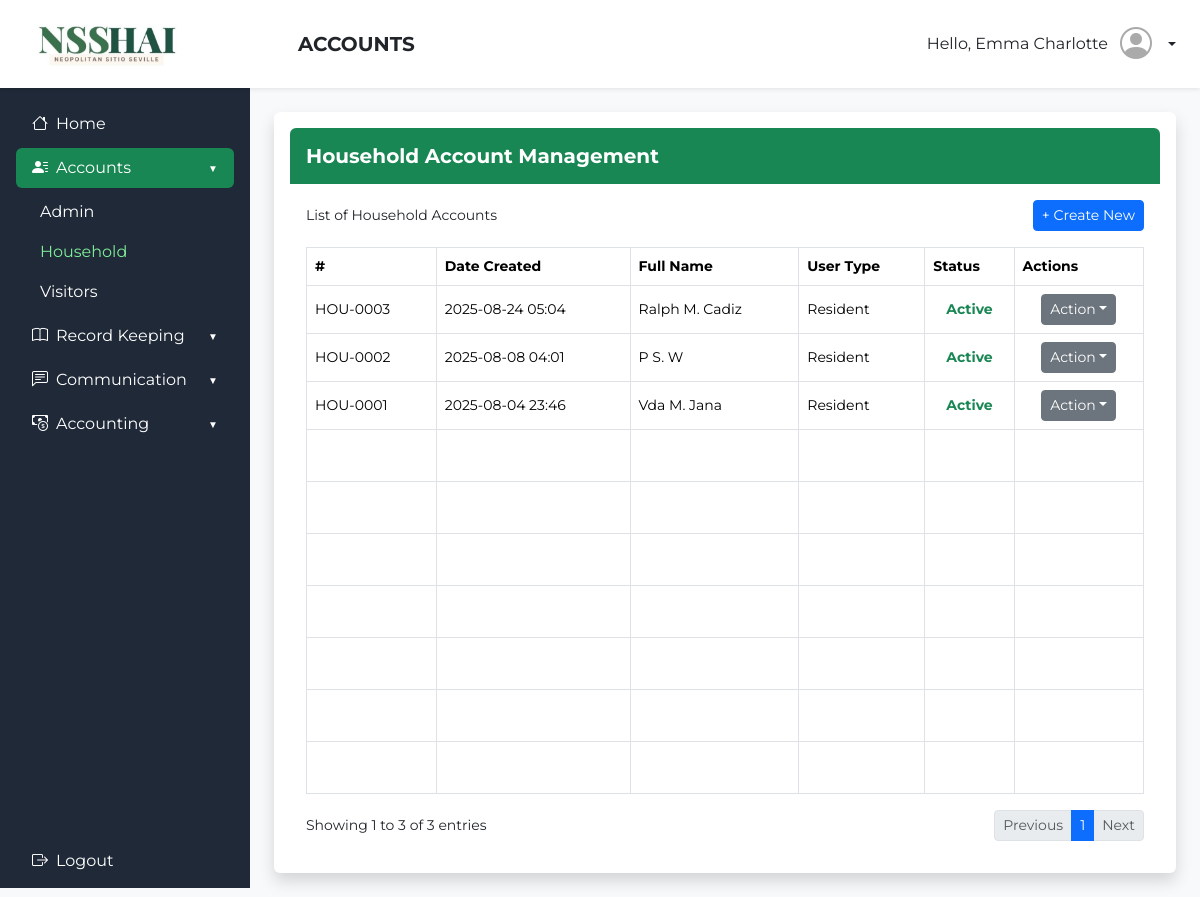
The page /admin_side/household_accounts.php (signed in) on the database as committed earlier.
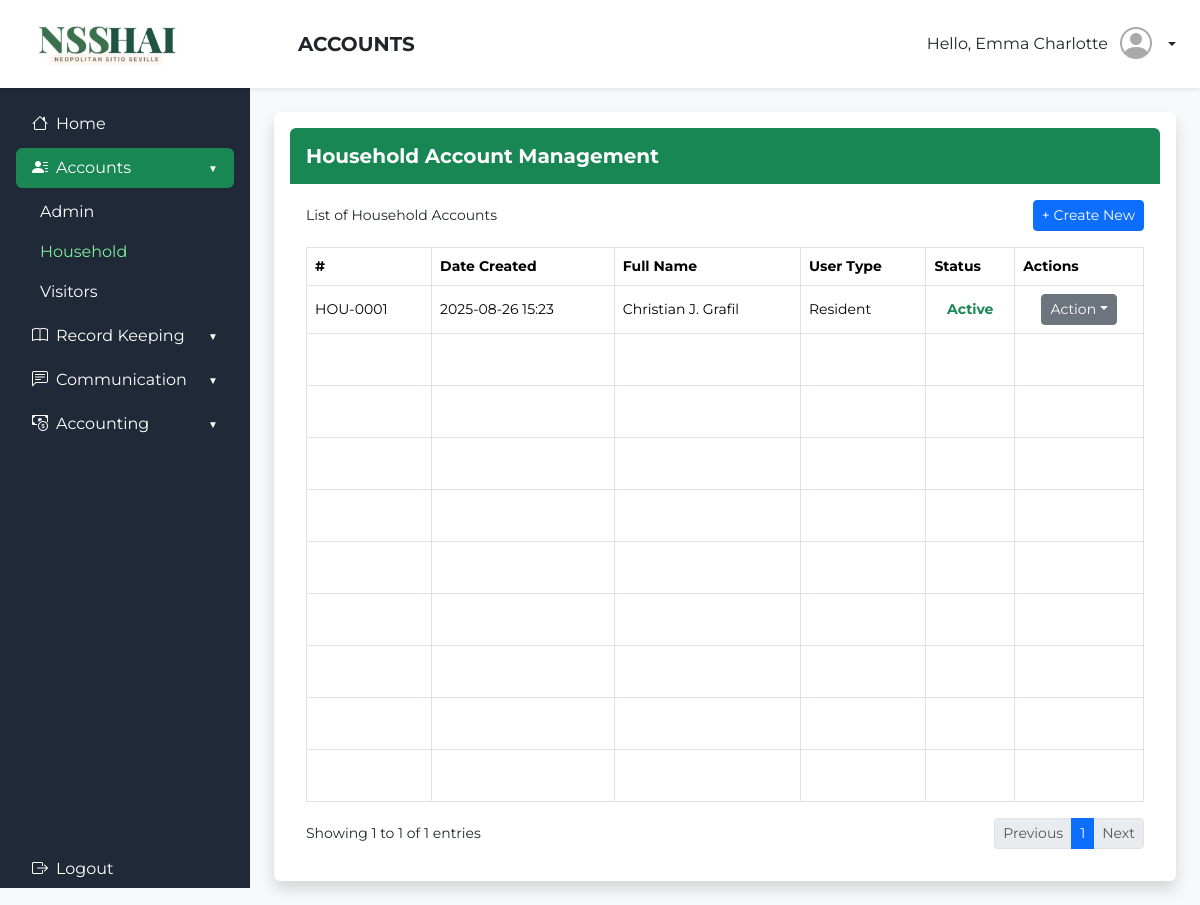
The same page on the database as committed later.
### tables this page shows
CREATE TABLE `household_accounts` (
  `household_id` varchar(50) NOT NULL,
  `profile_picture` longblob DEFAULT NULL,
  `first_name` varchar(50) NOT NULL,
  `middle_name` varchar(50) NOT NULL,
  `last_name` varchar(50) NOT NULL,
  `date_of_birth` date NOT NULL,
  `age` int(11) NOT NULL,
  `sex` enum('Male','Female','Other') NOT NULL,
  `cellphone_number` varchar(20) DEFAULT NULL,
  `landline` varchar(20) DEFAULT NULL,
  `email_address` varchar(100) DEFAULT NULL,
  `password` varchar(255) NOT NULL,
  `street_address` varchar(100) NOT NULL,
  `street_address_2` varchar(100) DEFAULT NULL,
  `city` varchar(50) NOT NULL,
  `state_province` varchar(50) NOT NULL,
  `barangay` varchar(50) NOT NULL,
  `postal_zip_code` varchar(20) NOT NULL,
  `members` int(11) NOT NULL,
  `created_at` timestamp NOT NULL DEFAULT current_timestamp(),
  `status` enum('Active','Inactive') DEFAULT 'Active',
  `rfid` varchar(50) NOT NULL
);

### admin_side/household_accounts.php (the view, shortened to what the changed rows need)
<?php
require '../rfid-api/db.php';
$entriesPerPage = 10;
$currentPage = isset($_GET['page']) ? (int) $_GET['page'] : 1;
$currentPage = max(1, $currentPage);
$offset = ($currentPage - 1) * $entriesPerPage;
$countSql = "SELECT COUNT(*) as total FROM household_accounts";
$countResult = $conn->query($countSql);
$totalEntries = $countResult->fetch_assoc()['total'];
$totalPages = ceil($totalEntries / $entriesPerPage);
$sql = "SELECT household_id, first_name, middle_name, last_name, members, status, created_at
        FROM household_accounts
        ORDER BY created_at DESC
        LIMIT $entriesPerPage OFFSET $offset";
$result = $conn->query($sql);
?>
<!DOCTYPE html>
<html lang="en">
<head>
    <link href="https://cdn.jsdelivr.net/npm/bootstrap@5.3.3/dist/css/bootstrap.min.css" rel="stylesheet">
    <link href="https://cdn.jsdelivr.net/npm/bootstrap-icons@1.11.3/font/bootstrap-icons.css" rel="stylesheet">
</head>
<body class="bg-light">
    <header class="bg-white shadow-sm py-3 px-4 d-flex align-items-center">
        <div class="d-flex justify-content-between align-items-center flex-grow-1">
            <h1 class="h5 mb-0 fw-bold">ACCOUNTS</h1>
        </div>
    </header>
    <div class="d-flex">
        <main class="flex-fill p-4">
            <div class="bg-white shadow rounded p-3">
                <div class="p-3">
                    <div class="table-responsive">
                        <table class="table table-bordered table-hover">
                            <thead class="bg-success text-white small">
                                <tr>
                                    <th>#</th>
                                    <th>Date Created</th>
                                    <th>Full Name</th>
                                    <th>User Type</th>
                                    <th>Status</th>
                                    <th>Actions</th>
                                </tr>
                            </thead>
                            <tbody class="small align-middle" style="min-height: 520px; display: table-row-group;">
                                <?php
                                if ($result->num_rows > 0) {
                                    while ($row = $result->fetch_assoc()) {
                                        $household_id = $row['household_id'];
                                        $fullName = $row['first_name'] . ' ' . substr($row['middle_name'], 0, 1) . '. ' . $row['last_name'];
                                        $userType = "Resident";
                                        $status = $row['status'] === 'Active' ? 'text-success' : 'text-danger';
                                        $statusText = ucfirst($row['status']);
                                        $created = date('Y-m-d H:i', strtotime($row['created_at']));
                                        echo '
                            <tr>
                                <td>' . $household_id . '</td>
                                <td>' . $created . '</td>
                                <td>' . $fullName . '</td>
                                <td>' . $userType . '</td>
                                <td class="' . $status . ' text-center fw-bold">' . $statusText . '</td>
                                <td>
                                    <div class="dropdown text-center">
                                        <button class="btn btn-sm btn-secondary dropdown-toggle" data-bs-toggle="dropdown">Action</button>
                                        <ul class="dropdown-menu">
                                            <li><a class="dropdown-item" href="household/view_household.php?id=' . $household_id . '">View Details</a></li>
                                            <li><a class="dropdown-item" href="household/edit_household.php?id=' . $household_id . '">Edit Details</a></li>
                                            <li><a class="dropdown-item" href="household/archive_household.php?id=' . $household_id . '">Delete Account</a></li>
                                        </ul>
                                    </div>
                                </td>
                            </tr>';
                                    }
                                }
                                ?>
                            </tbody>
                        </table>
                        <div class="d-flex justify-content-between align-items-center mt-2">
                            <?php
                            $start = $totalEntries > 0 ? $offset + 1 : 0;
                            $end = min($offset + $entriesPerPage, $totalEntries);
                            echo "<span class='small'>Showing $start to $end of $totalEntries entries</span>";
                            ?>
                            <nav>
                                <ul class="pagination pagination-sm m-0">
                                    <?php
                                    if ($totalEntries > 0) {
                                        $startPage = max(1, $currentPage - 2);
                                        $endPage = min($totalPages, $currentPage + 2);
                                        for ($i = $startPage; $i <= $endPage; $i++) {
                                            $activeClass = $i == $currentPage ? 'active' : '';
                                            echo "<li class='page-item $activeClass'><a class='page-link' href='?page=$i'>$i</a></li>";
                                        }
                                    } else {
                                        echo "<li class='page-item disabled'><a class='page-link'>Previous</a></li>";
                                        echo "<li class='page-item active'><a class='page-link'>1</a></li>";
                                        echo "<li class='page-item disabled'><a class='page-link'>Next</a></li>";
                                    }
                                    ?>
                                </ul>
                            </nav>
                        </div>
                    </div>
                </div>
            </div>
        </main>
    </div>
</body>
</html>

Rows that differ between the two databases and show on the page:
removed household_accounts: household_id "HOU-0003", created_at "2025-08-24 05:04", fullName "Ralph M. Cadiz", userType "Resident", status "Active"
removed household_accounts: household_id "HOU-0002", created_at "2025-08-08 04:01", fullName "P S. W", userType "Resident", status "Active"
changed household_accounts "HOU-0001": created_at "2025-08-04 23:46" → "2025-08-26 15:23"; fullName "Vda M. Jana" → "Christian J. Grafil"
Other text that changed with them:
$end: "3" → "1"
$totalEntries: "3" → "1"
